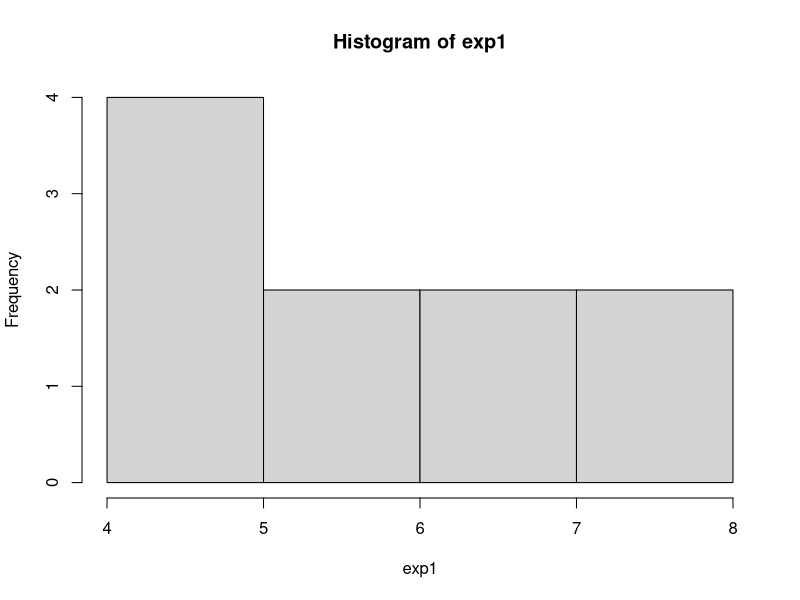
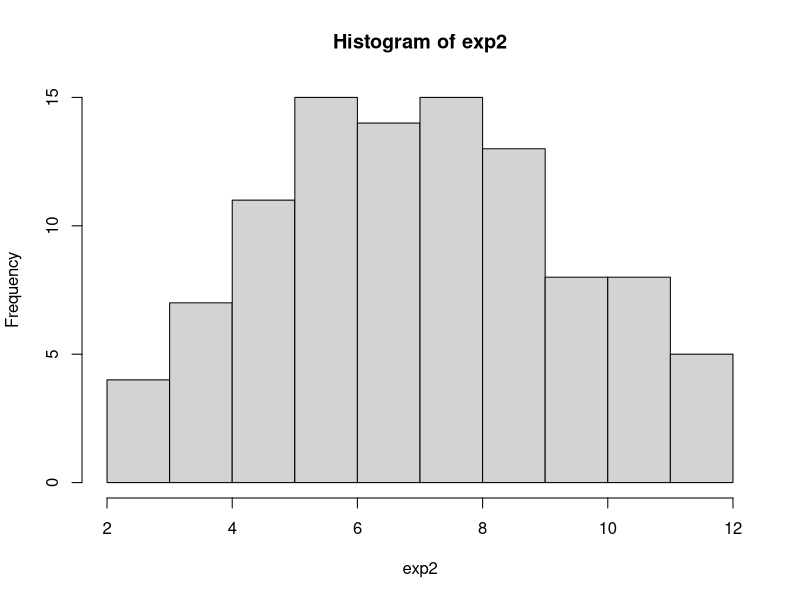
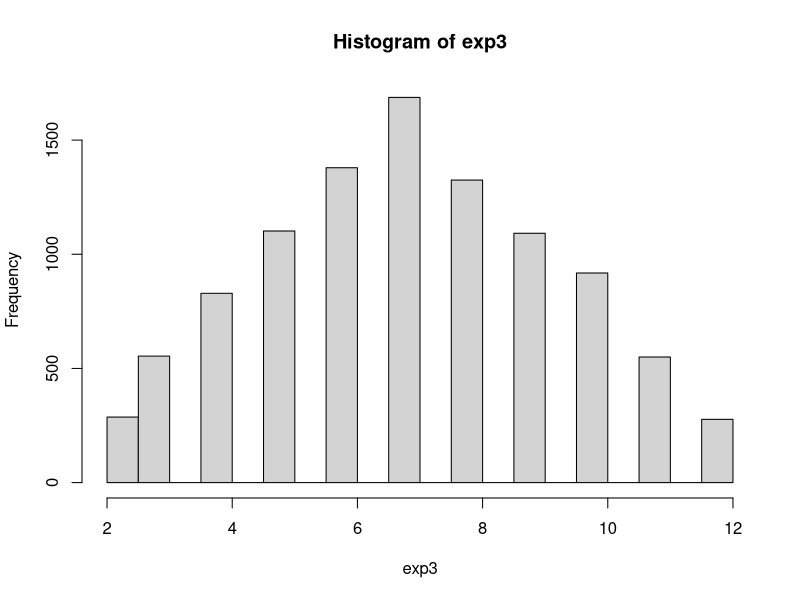
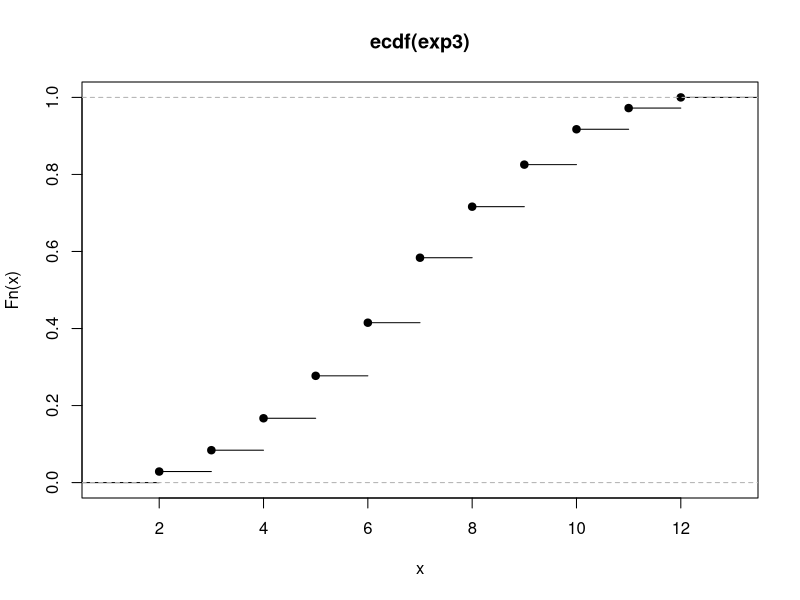
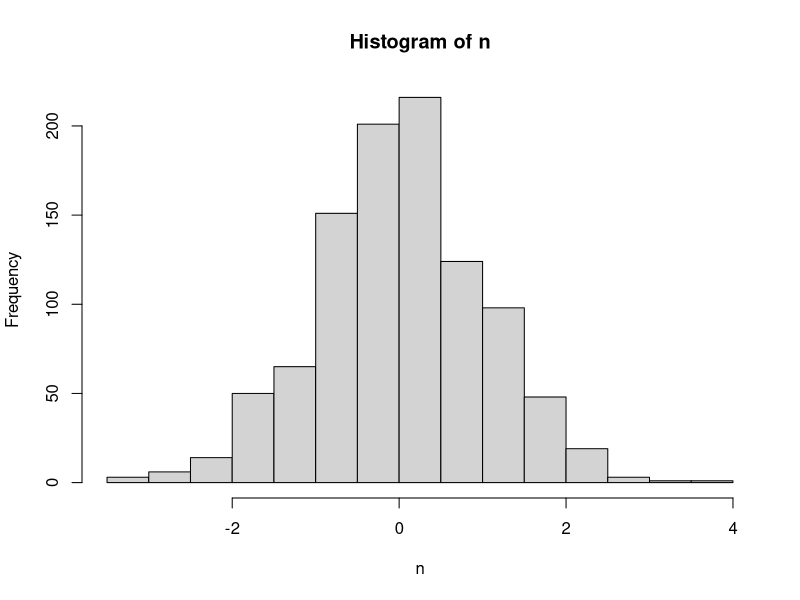

The R source for these figures, in order:
#dice simulation
exp1 <- rowSums(replicate(2, sample(6, 10, replace=T)))
exp2 <- rowSums(replicate(2, sample(6, 100, replace=T)))
exp3 <- rowSums(replicate(2, sample(6, 10000, replace=T)))
#plot the data
hist(exp1)
hist(exp2)
hist(exp3)
#cumulative distribution
plot(ecdf(exp3))
#normal distribution
n <- rnorm(1000)
hist(n)


